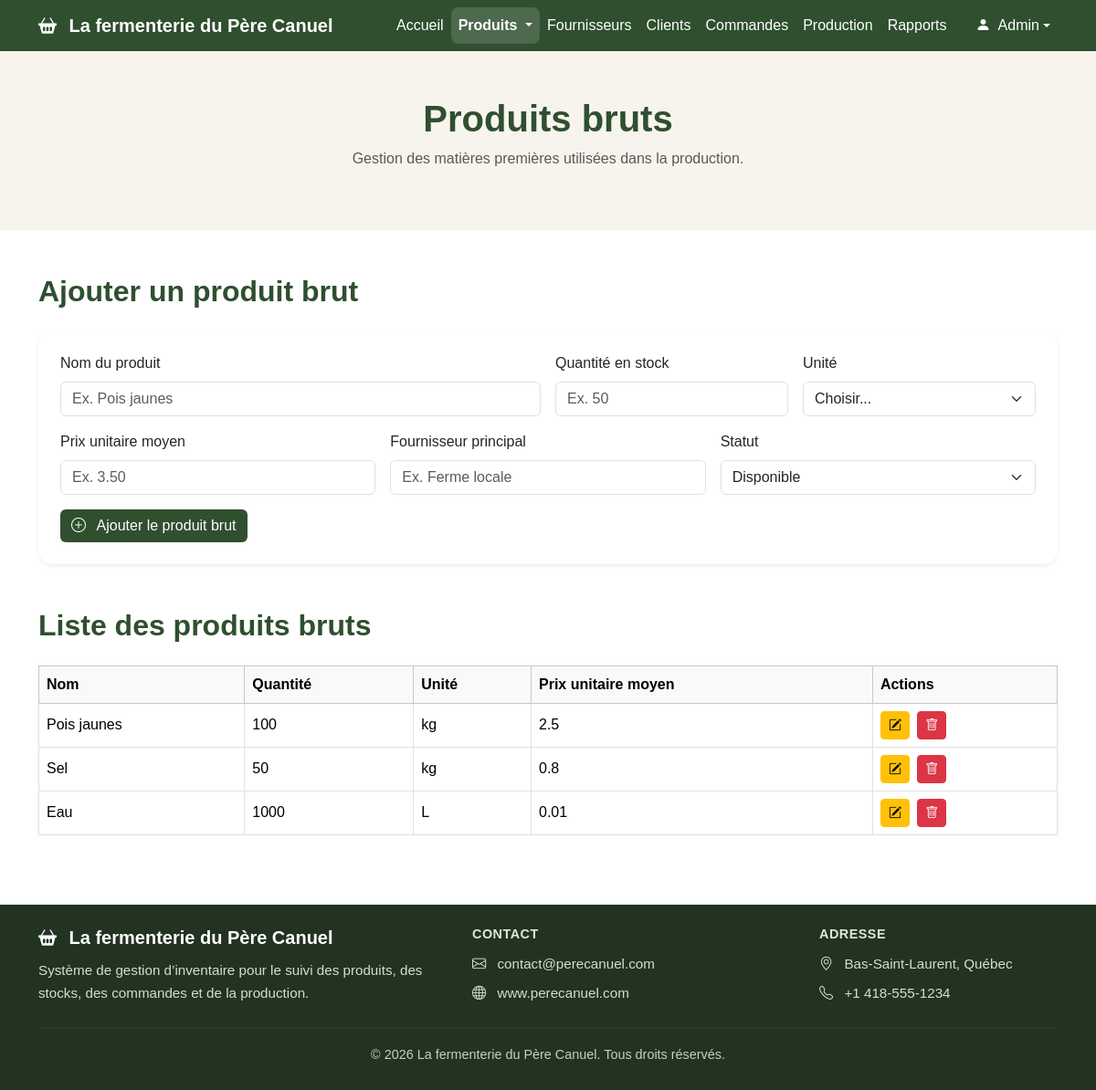
The page /produits-bruts.php on the database as committed earlier.
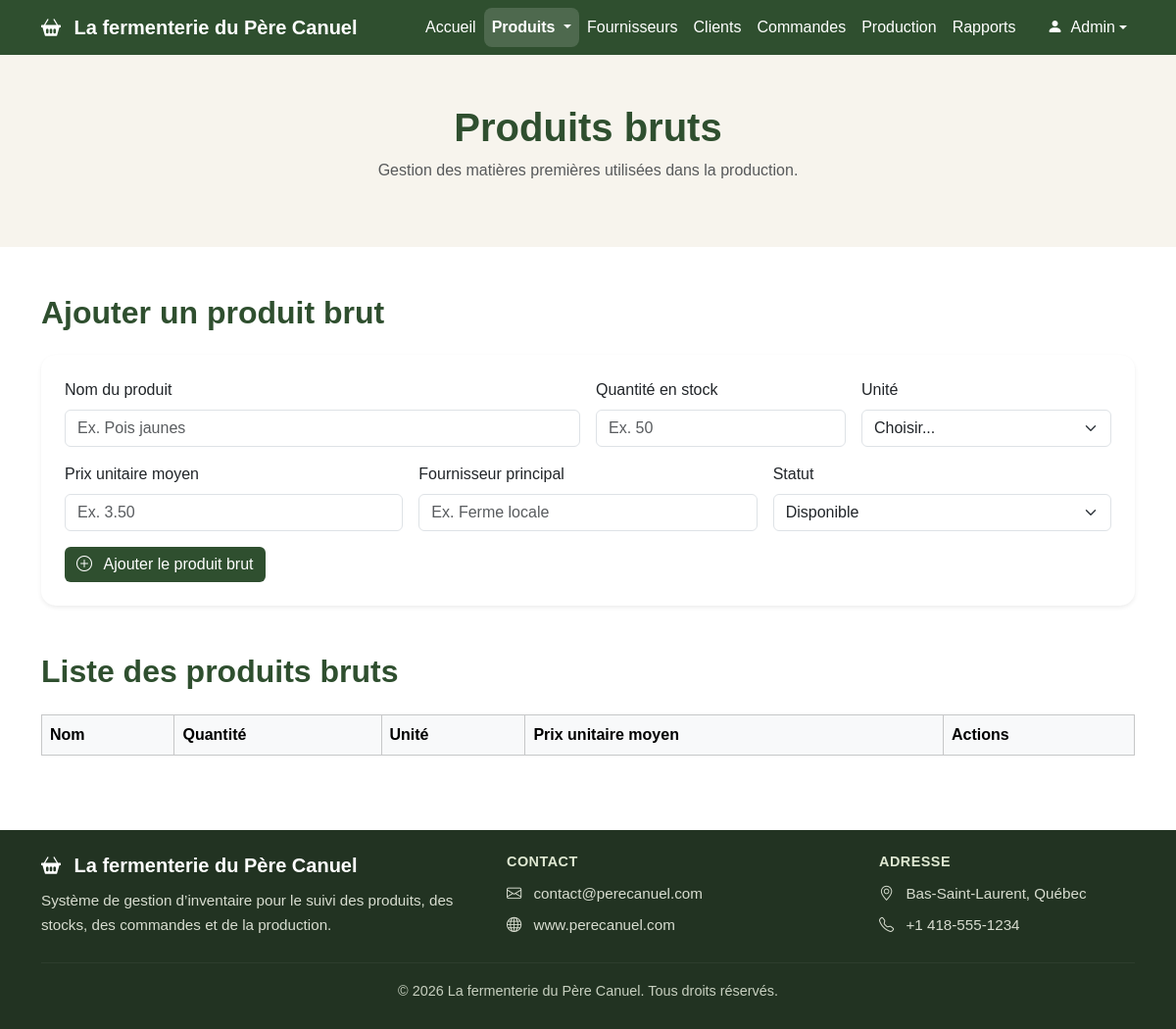
The same page on the database as committed later.
### tables this page shows
CREATE TABLE `produitbrut` (
  `id_produit_brut` int(11) NOT NULL,
  `nom` varchar(100) DEFAULT NULL,
  `quantite_stock` int(11) DEFAULT NULL,
  `unite_mesure` varchar(50) DEFAULT NULL,
  `prix_unitaire_moyen` float DEFAULT NULL
);

### produits-bruts.php (the view, shortened to what this page needs)
<!DOCTYPE html>
<html lang="fr">
<head>
  <link href="https://cdn.jsdelivr.net/npm/bootstrap@5.3.3/dist/css/bootstrap.min.css" rel="stylesheet">
  <link href="https://cdn.jsdelivr.net/npm/bootstrap-icons@1.11.3/font/bootstrap-icons.css" rel="stylesheet">
  <link type="text/css" rel="stylesheet" href="styles/produits-bruts.css"/>
  <?php require_once "liaisonBD.php";
  $sql = "SELECT * FROM produitbrut";
  $stmt = $pdo->query($sql);
  $produits_bruts = $stmt->fetchAll(PDO::FETCH_ASSOC);
  ?>
</head>
<body>
  <nav class="navbar navbar-expand-lg navbar-dark">
    <div class="container">
      <a class="navbar-brand fw-bold" href="index.php">
        <i class="bi bi-basket2-fill me-2"></i>
        La fermenterie du Père Canuel
      </a>
      <div class="collapse navbar-collapse" id="navbarMenu">
        <ul class="navbar-nav ms-auto">
          <li class="nav-item">
            <a class="nav-link" href="index.php">Accueil</a>
          </li>
          <li class="nav-item dropdown">
            <a class="nav-link dropdown-toggle active" href="#" id="produitsDropdown" role="button"
              data-bs-toggle="dropdown" aria-expanded="false">
              Produits
            </a>
          </li>
          <li class="nav-item">
            <a class="nav-link" href="fournisseurs.php">Fournisseurs</a>
          </li>
          <li class="nav-item">
            <a class="nav-link" href="clients.php">Clients</a>
          </li>
          <li class="nav-item">
            <a class="nav-link" href="commandes.php">Commandes</a>
          </li>
          <li class="nav-item">
            <a class="nav-link" href="production.php">Production</a>
          </li>
          <li class="nav-item">
            <a class="nav-link" href="rapports.php">Rapports</a>
          </li>
          <li class="nav-item dropdown ms-lg-3">
            <a class="nav-link dropdown-toggle d-flex align-items-center"
              href="#" id="userDropdown" role="button"
              data-bs-toggle="dropdown" aria-expanded="false">
              <span class="user-avatar me-2">
                <i class="bi bi-person-fill"></i>
              </span>
              Admin
            </a>
          </li>
        </ul>
      </div>
    </div>
  </nav>
  <header class="page-header">
    <div class="container">
      <h1>Produits bruts</h1>
      <p class="text-muted">
        Gestion des matières premières utilisées dans la production.
      </p>
    </div>
  </header>
  <main class="container my-5">
    <section class="mb-5">
      <h2 class="section-title mb-4">Ajouter un produit brut</h2>
      <div class="card shadow-sm p-4">
        <form>
          <div class="row g-3">
            <div class="col-md-6">
              <label for="nomProduit" class="form-label">Nom du produit</label>
              <input
                type="text"
                class="form-control"
                id="nomProduit"
                placeholder="Ex. Pois jaunes"
              >
            </div>
            <div class="col-md-3">
              <label for="quantite" class="form-label">Quantité en stock</label>
              <input
                type="number"
                class="form-control"
                id="quantite"
                placeholder="Ex. 50"
              >
            </div>
            <div class="col-md-3">
              <label for="unite" class="form-label">Unité</label>
              <select class="form-select" id="unite">
                <option selected>Choisir...</option>
              </select>
            </div>
            <div class="col-md-4">
              <label for="prix" class="form-label">Prix unitaire moyen</label>
              <input type="number" class="form-control" id="prix" placeholder="Ex. 3.50">
            </div>
            <div class="col-md-4">
              <label for="fournisseur" class="form-label">Fournisseur principal</label>
              <input type="text" class="form-control" id="fournisseur" placeholder="Ex. Ferme locale">
            </div>
            <div class="col-md-4">
              <label for="statut" class="form-label">Statut</label>
              <select class="form-select" id="statut">
                <option>Disponible</option>
              </select>
            </div>
            <div class="col-12">
              <button type="submit" class="btn btn-principal">
                <i class="bi bi-plus-circle me-2"></i>
                Ajouter le produit brut
              </button>
            </div>
          </div>
        </form>
      </div>
    </section>
    <section>
      <h2 class="section-title mb-4">Liste des produits bruts</h2>
      <div class="table-responsive">
        <table class="table table-bordered align-middle">
          <thead class="table-light">
            <tr>
              <th>Nom</th>
              <th>Quantité</th>
              <th>Unité</th>
              <th>Prix unitaire moyen</th>
              <th>Actions</th>
            </tr>
          </thead>
          <tbody>
            <?php foreach ($produits_bruts as $produit_brut): ?>
              <tr>
                <td><?= $produit_brut["nom"] ?></td>
                <td><?= $produit_brut["quantite_stock"] ?></td>
                <td><?= $produit_brut["unite_mesure"] ?></td>
                <td><?= $produit_brut["prix_unitaire_moyen"] ?></td>
                <td>
                  <button class="btn btn-sm btn-warning me-1" data-bs-toggle="modal" data-bs-target="#modifierModal">
                    <i class="bi bi-pencil-square"></i>
                  </button>
                  <button class="btn btn-sm btn-danger" data-bs-toggle="modal" data-bs-target="#supprimerModal">
                    <i class="bi bi-trash"></i>
                  </button>
                </td>
              </tr>
            <?php endforeach; ?>
          </tbody>
        </table>
      </div>
    </section>
  </main>
  <footer class="footer-pro">
    <div class="container py-4">
      <div class="row gy-4 align-items-center">
        <div class="col-lg-5 col-md-12">
          <h5 class="footer-title">
            <i class="bi bi-basket2-fill me-2"></i>
            La fermenterie du Père Canuel
          </h5>
          <p class="footer-text mb-0">
            Système de gestion d’inventaire pour le suivi des produits,
            des stocks, des commandes et de la production.
          </p>
        </div>
        <div class="col-lg-4 col-md-12">
          <h6 class="footer-subtitle">Contact</h6>
          <p class="footer-text mb-2">
            <i class="bi bi-envelope me-2"></i>
              contact@perecanuel.com
          </p>
          <p class="footer-text mb-0">
            <i class="bi bi-globe me-2"></i>
              www.perecanuel.com
          </p>
        </div>
        <div class="col-lg-3 col-md-12">
          <h6 class="footer-subtitle">Adresse</h6>
          <p class="footer-text mb-2">
            <i class="bi bi-geo-alt me-2"></i>
              Bas-Saint-Laurent, Québec
          </p>
          <p class="footer-text mb-0">
            <i class="bi bi-telephone me-2"></i>
              +1 418-555-1234
          </p>
        </div>
      </div>
      <hr class="footer-line">
        <div class="text-center">
          <p class="footer-bottom mb-1">
            © 2026 La fermenterie du Père Canuel. Tous droits réservés.
          </p>
        </div>
    </div>
  </footer>
</body>
</html>

### styles/produits-bruts.css (style rules this page uses)
body { font-family: Arial, Helvetica, sans-serif; background-color: #ffffff; }
.navbar { background-color: #2f4f2f; }
.navbar-brand, .nav-link { color: white; font-weight: 500; }
.navbar .nav-link.active { color: #ffffff; font-weight: 700; background-color: rgba(255, 255, 255, 0.15); border-radius: 8px; }
.page-header { background-color: #f7f4ed; padding: 50px 0; text-align: center; }
.page-header h1 { color: #2f4f2f; font-weight: 700; }
.section-title { color: #2f4f2f; font-weight: 700; }
.btn-principal { background-color: #2f4f2f; color: white; border: none; }
.card { border-radius: 15px; border: none; }
.footer-pro { background-color: #223322; color: #ffffff; margin-top: 60px; }
.footer-title { font-weight: 700; color: #ffffff; margin-bottom: 12px; }
.footer-subtitle { font-weight: 700; color: #dfe8d2; margin-bottom: 12px; text-transform: uppercase; font-size: 0.9rem; letter-spacing: 0.5px; }
.footer-text { color: #d8ddd0; font-size: 0.95rem; line-height: 1.6; }
.footer-line { border-color: rgba(255, 255, 255, 0.2); margin: 25px 0 18px; }
.footer-bottom { color: #c8d0c0; font-size: 0.9rem; }

Rows that differ between the two databases and show on the page:
removed produitbrut: nom "Pois jaunes", quantite_stock "100", unite_mesure "kg", prix_unitaire_moyen "2.5"
removed produitbrut: nom "Sel", quantite_stock "50", unite_mesure "kg", prix_unitaire_moyen "0.8"
removed produitbrut: nom "Eau", quantite_stock "1000", unite_mesure "L", prix_unitaire_moyen "0.01"
